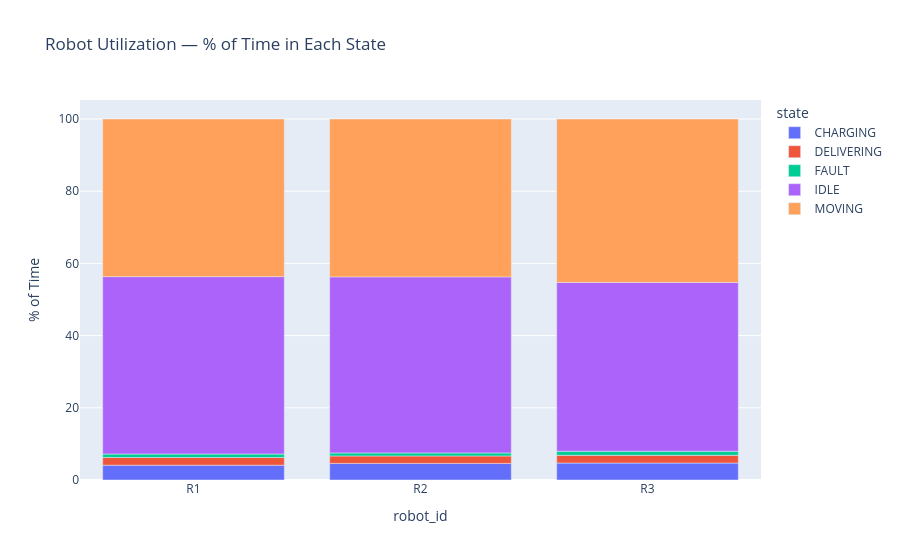

This figure's notebook cell:
### Code cell
state_time = telemetry_df.groupby(["robot_id", "state"]).size().reset_index(name="ticks")
state_time["percent"] = state_time.groupby("robot_id")["ticks"].transform(lambda x: 100 * x / x.sum())

fig = px.bar(
    state_time, x="robot_id", y="percent", color="state",
    title="Robot Utilization — % of Time in Each State",
    labels={"percent": "% of Time"},
)
fig.show()

### Figure 1 — Plotly figure (JSON) as saved in the notebook; plotly's stock layout.template omitted (floating-point values rounded to 4 significant figures)
{"data": [{"hovertemplate": "state=CHARGING<br>robot_id=%{x}<br>% of Time=%{y}<extra></extra>", "legendgroup": "CHARGING", "marker": {"color": "#636efa", "pattern": {"shape": ""}}, "name": "CHARGING", "orientation": "v", "showlegend": true, "textposition": "auto", "type": "bar", "x": ["R1", "R2", "R3"], "xaxis": "x", "y": [4.1, 4.6, 4.7], "yaxis": "y"}, {"hovertemplate": "state=DELIVERING<br>robot_id=%{x}<br>% of Time=%{y}<extra></extra>", "legendgroup": "DELIVERING", "marker": {"color": "#EF553B", "pattern": {"shape": ""}}, "name": "DELIVERING", "orientation": "v", "showlegend": true, "textposition": "auto", "type": "bar", "x": ["R1", "R2", "R3"], "xaxis": "x", "y": [2.133, 2.067, 2.133], "yaxis": "y"}, {"hovertemplate": "state=FAULT<br>robot_id=%{x}<br>% of Time=%{y}<extra></extra>", "legendgroup": "FAULT", "marker": {"color": "#00cc96", "pattern": {"shape": ""}}, "name": "FAULT", "orientation": "v", "showlegend": true, "textposition": "auto", "type": "bar", "x": ["R1", "R2", "R3"], "xaxis": "x", "y": [0.9667, 0.8333, 1.133], "yaxis": "y"}, {"hovertemplate": "state=IDLE<br>robot_id=%{x}<br>% of Time=%{y}<extra></extra>", "legendgroup": "IDLE", "marker": {"color": "#ab63fa", "pattern": {"shape": ""}}, "name": "IDLE", "orientation": "v", "showlegend": true, "textposition": "auto", "type": "bar", "x": ["R1", "R2", "R3"], "xaxis": "x", "y": [49.13, 48.77, 46.77], "yaxis": "y"}, {"hovertemplate": "state=MOVING<br>robot_id=%{x}<br>% of Time=%{y}<extra></extra>", "legendgroup": "MOVING", "marker": {"color": "#FFA15A", "pattern": {"shape": ""}}, "name": "MOVING", "orientation": "v", "showlegend": true, "textposition": "auto", "type": "bar", "x": ["R1", "R2", "R3"], "xaxis": "x", "y": [43.67, 43.73, 45.27], "yaxis": "y"}], "layout": {"barmode": "relative", "legend": {"title": {"text": "state"}, "tracegroupgap": 0}, "title": {"text": "Robot Utilization — % of Time in Each State"}, "xaxis": {"anchor": "y", "domain": [0, 1], "title": {"text": "robot_id"}}, "yaxis": {"anchor": "x", "domain": [0, 1], "title": {"text": "% of Time"}}}}
